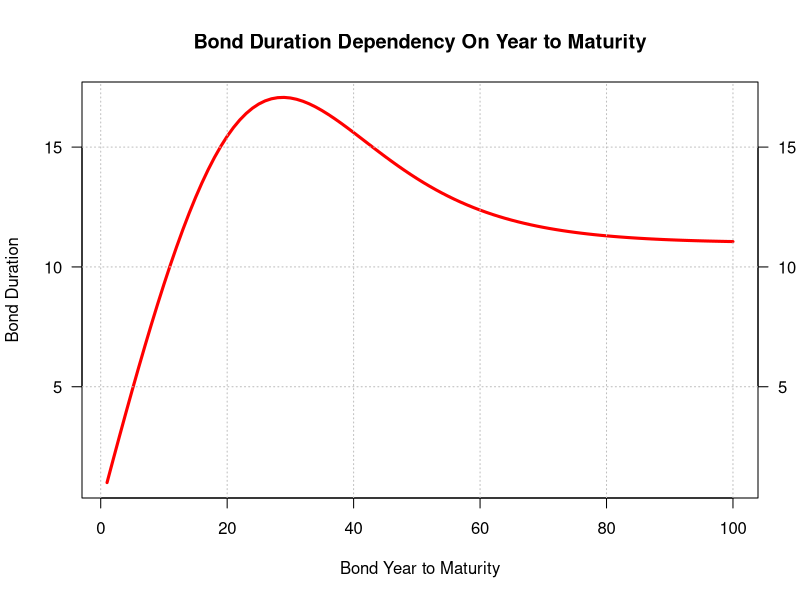

The R script that drew this image:
# Function to show Duration dependency on Year to Maturity 
duration.plt.ytm <- function(P, C, r, f = 1, ytm = 100){ D = NULL
  
  for (y in seq(ytm,from = 1)){ Pr <- P * (1 + C/f)/(1 + r/f)^(y*f) # Principle
  
    PV <- NULL # Variable to store PV
    pays <- NULL # Variable to store payments
    
    for (n in 1:(y * f - 1)){ PV <- cbind(PV, C * P / f / (1 + r / f) ^ n * f) 
    
      pays <- cbind(pays, n * PV[n]) } # Coupon PV
    
    # Duration
    D <- rbind(D, (sum(pays[seq(y*f-1)])+Pr*y*f) / (Pr+sum(PV[seq(y*f-1)]))) }
  
  # Generate plot
  plot(x = seq(ytm, from = 1),
       y = D,
       type = "l",
       xlab = "Bond Year to Maturity",
       ylab = "Bond Duration",
       main = "Bond Duration Dependency On Year to Maturity",
       col = "red",
       lwd = 3,
       las = 1)
  
  axis(side = 4, las = 2)
  
  grid(nx = NULL, ny = NULL, lty = 3, col = "grey") # Horizontal lines
  
  par(mar = c(5, 5, 5, 4)) # Define borders of the plot
}
duration.plt.ytm(1000, 0.01, 0.1) # Test
